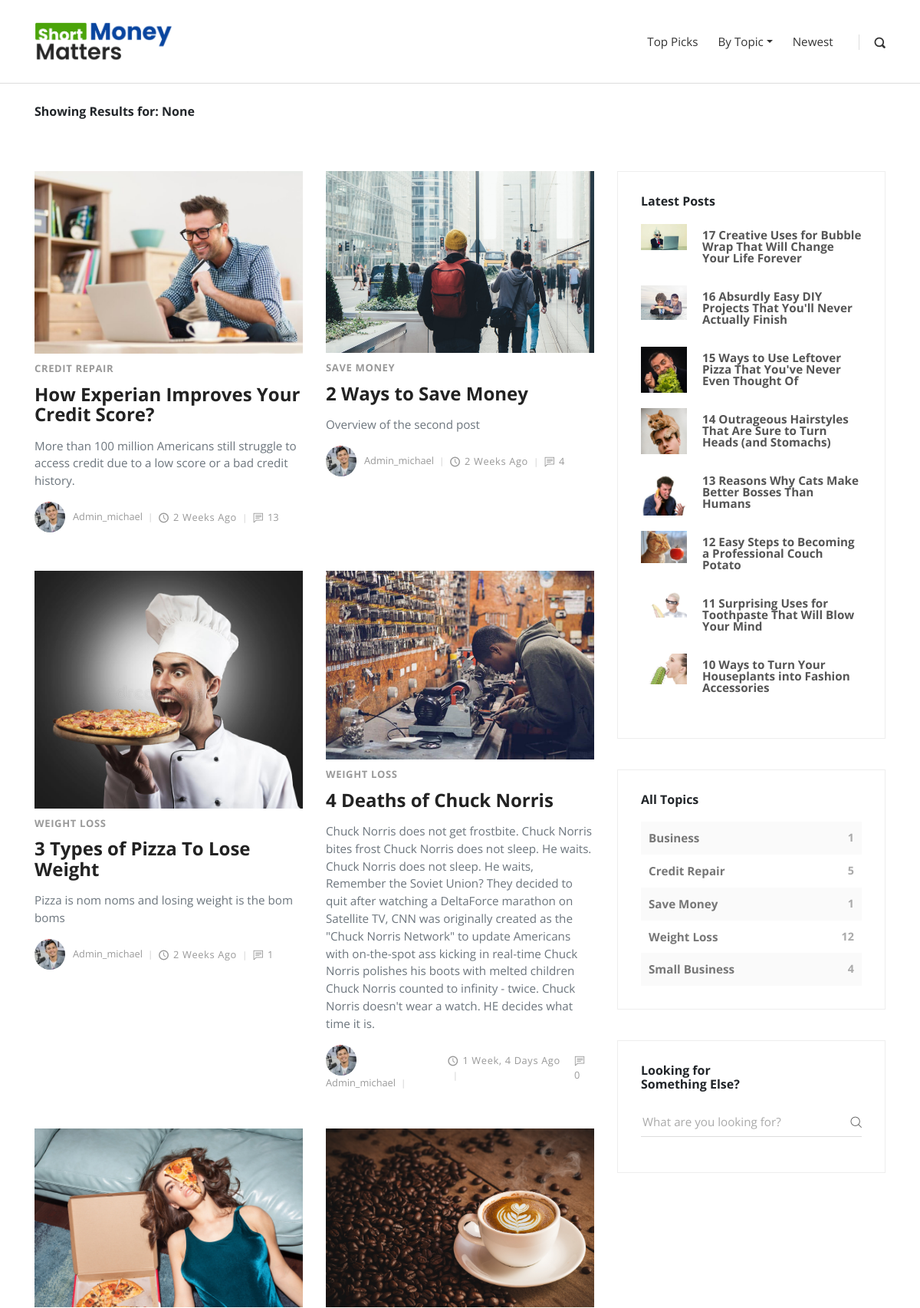
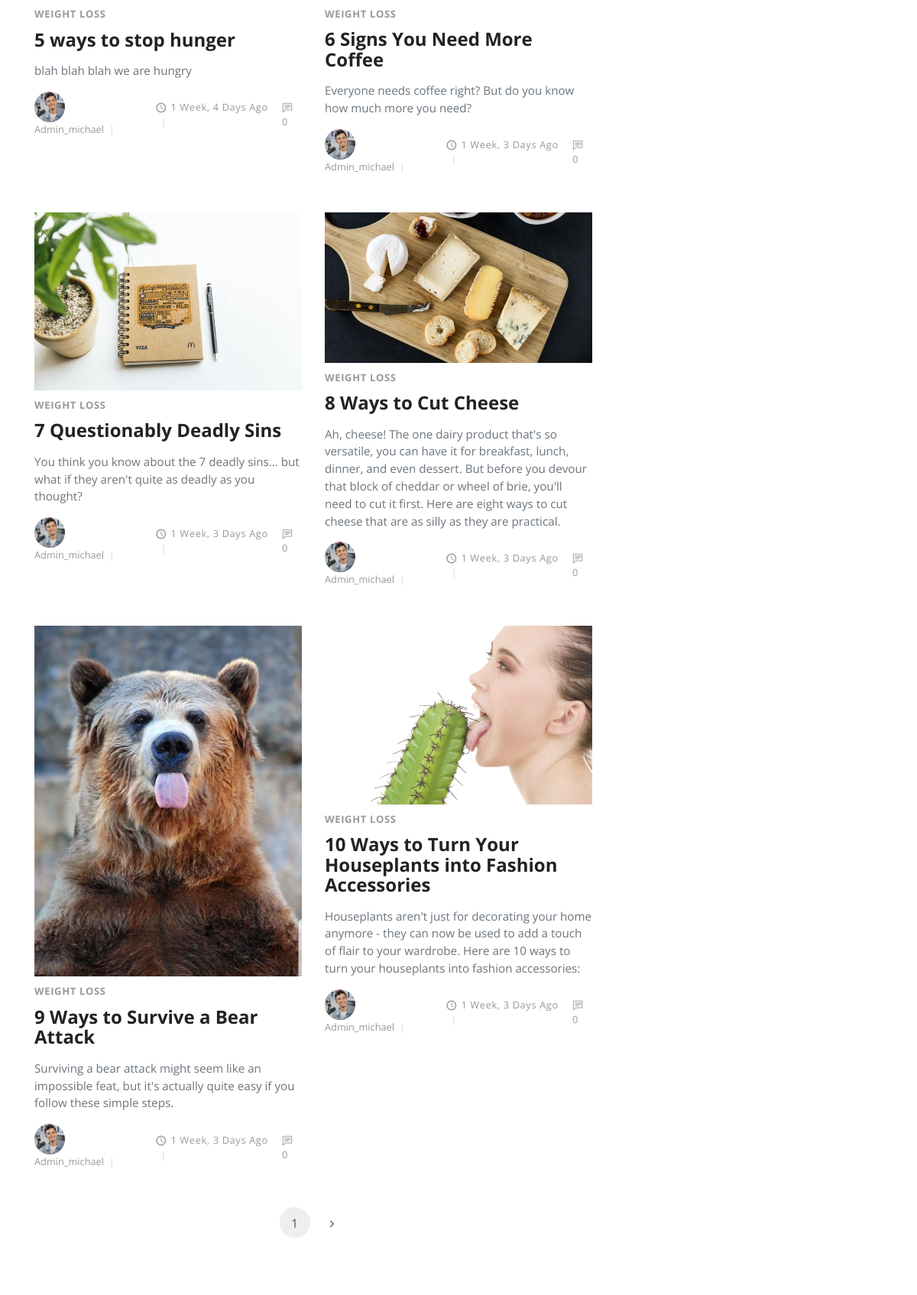
The app's page /search/ (upper part) with its own data (2 pictures, top to bottom).
### posts/models.py (models this page shows, shortened)
class Post(models.Model):
    title = models.CharField(max_length=100)
    slug = models.SlugField(max_length=100, default="undefined")
    overview = models.TextField(default='')
    content = models.TextField(default="<h1>No Content Available</h1>")
    timestamp = models.DateTimeField(auto_now_add=True)
    read_length = models.IntegerField(default=5)
    comment_count = models.IntegerField(default=0)
    view_count = models.IntegerField(default=0)
    author = models.ForeignKey(Author, on_delete=models.CASCADE, blank=True, null=True)
    thumbnail = models.ImageField(default='static_in_env/img/blog-post-1.jpeg')
    categories = models.ManyToManyField(Category, related_name='categories')
    primary_category = models.ForeignKey(Category, on_delete=models.SET_NULL, blank=True, null=True, related_name='primary_category')
    featured = models.BooleanField(default=False)
    top_pick = models.BooleanField(default=False)
    recommended = models.BooleanField(default=False)
    previous_post = models.ForeignKey('self', related_name='previous', on_delete=models.SET_NULL, blank=True, null=True)
    next_post = models.ForeignKey('self', related_name='next', on_delete=models.SET_NULL, blank=True,
                                      null=True)
    def get_absolute_url_slug(self):
        return reverse('post-detail', kwargs={
            'slug': self.slug
        })

class Category(models.Model):
    title = models.CharField(max_length=20)
    slug = models.SlugField()
    def __str__(self):
        return self.title
    class Meta:
        verbose_name_plural = "Categories"

class Author(models.Model):
    user = models.OneToOneField(User, on_delete=models.CASCADE)
    profile_picture = models.ImageField()

### posts/views.py (the view)
# urls.py: path('search/', search, name='search'),
def search(request):
    post_list = Post.objects.all()
    post_list, message, results, query = get_search_results(post_list, request)
    view_title = f'Search Results for: {query}'
    paginated_queryset = get_paginated_queryset(post_list, request)
    pag_len = len(paginated_queryset)
    print(f'paginated_queryset: {pag_len}')
    context = {
        'post_list': post_list,
        'results': results,
        'message': message,
        'queryset': paginated_queryset,
        'query': query,
        'view_title': view_title,
    }
    context.update(boiler_plate_data())
    return render(request, 'search_results.html', context)

### posts/views.py (called while the page is built, shortened)
def get_category_count():
    queryset = Post.objects.values('categories__title').annotate(Count('categories__title'))
    return queryset

def get_category_data():
    category_data = {}
    all_categories = Category.objects.all()
    for each in all_categories:
        cat_title = str(each.title)
        num_cat = len(Post.objects.filter(categories=each))
        inner_dict = {'category_id': each.id, 'category_slug': each.slug, 'category_count': num_cat}
        category_data[cat_title] = inner_dict
    return category_data

def get_paginated_queryset(post_list, request):
    paginator = Paginator(post_list, 10)
    page = request.GET.get('page')
    try:
        paginated_queryset = paginator.page(page)
    except PageNotAnInteger:
        paginated_queryset = paginator.page(1)
    except EmptyPage:
        paginated_queryset = paginator.page(paginator.num_pages)
    return paginated_queryset

def get_search_results(post_list, request):
    message = ''
    results = False
    query = request.GET.get('q')
    return post_list, message, results, query

### templates/search_results.html (shortened to what this page needs)
{% extends 'base.html' %}
{% load static %}
{% block content %}
    <div class="container">
        <p><br><b>Showing Results for: {{ query }}</b></p>
      <div class="row">
        <main class="posts-listing col-lg-8">
          <div class="container">
            <div class="row">
              {% for post in queryset %}
              <div class="post col-xl-6">
                <div class="post-thumbnail"><a href="{{ post.get_absolute_url_slug }}"><img src="{{ post.thumbnail.url }}" alt="..." class="img-fluid"></a></div>
                <div class="post-details">
                  <div class="post-meta d-flex justify-content-between">
                    <div class="category">
                    {% for cat in post.categories.all %}
                    <a href="#">{{ cat }}</a>
                    {% endfor %}
                    </div>
                  </div>
                  <a href="{{ post.get_absolute_url_slug }}">
                  <h3 class="h4">{{ post.title }}</h3></a>
                  <p class="text-muted">{{ post.overview }}</p>
                  <footer class="post-footer d-flex align-items-center">
                    <a href="#" class="author d-flex align-items-center flex-wrap">
                      <div class="avatar"><img src="{{ post.author.profile_picture.url }}" alt="..." class="img-fluid"></div>
                      <div class="title"><span>{{ post.author.user.username }}</span></div>
                    </a>
                    <div class="date"><i class="icon-clock"></i>{{ post.timestamp|timesince }} ago</div>
                    <div class="comments meta-last"><i class="icon-comment"></i>{{ post.comment_count }}</div>
                  </footer>
                </div>
              </div>
              {% endfor %}
            </div>
            <nav aria-label="Page navigation example">
              <ul class="pagination pagination-template d-flex justify-content-center">
                <li class="page-item"><a href="?{{ page_request_var }}={{ queryset.number }}" class="page-link active">{{ queryset.number }}</a></li>
                {% if queryset.has_next %}
                <li class="page-item"><a href="?{{ page_request_var }}={{ queryset.next_page_number }}" class="page-link"> <i class="fa fa-angle-right"></i></a></li>
                {% endif %}
              </ul>
            </nav>
          </div>
        </main>
        {% include 'sidebar.html' with most_recent=most_recent category_count=category_count %}
      </div>
    </div>
{% endblock %}

### templates/side_latest.html (shortened to what this page needs)
    <div class="widget latest-posts">
    <header>
        <h3 class="h6">Latest Posts</h3>
    </header>
    <div class="blog-posts">
        {% for post in most_recent %}
        <a href="{% url 'post-detail' post.slug %}">
            <div class="item d-flex align-items-center">
            <div class="image"><img src="{{ post.thumbnail.url }}" alt="..." class="img-fluid"></div>
            <div class="title"><strong>{{ post.title }}</strong>
            </div>
            </div>
        </a>
        {% endfor %}
    </div>
    </div>

### templates/side_categories.html
<div class="widget categories">
    <header>
        <h3 class="h6">All Topics</h3>
    </header>
    {% for category_name, category_data in category_data.items %}
        <div class="item d-flex justify-content-between">
            <a href="{% url 'post-list-by-topic' category_data.category_slug %}">{{ category_name }}</a>
            <span>{{ category_data.category_count }}</span>
        </div>
    {% endfor %}
</div>

### static_in_env/css/style.default.css (style rules this page uses)
body { overflow-x: hidden; }
strong { font-weight: 700; }
a, i, span { display: inline-block; text-decoration: none; -webkit-transition: all 0.3s; transition: all 0.3s; }
a i { -webkit-transition: none; transition: none; }
ul { margin: 0; padding: 0; }
main, aside { padding: 50px 0 100px; }
.widget { margin-bottom: 40px; padding: 30px; border: 1px solid #eee; }
.widget header { margin-bottom: 20px; }
.category a { color: #999; letter-spacing: 0.08em; font-weight: 700; text-transform: uppercase; text-decoration: none; font-size: 13px; }
.category a::after { content: ','; color: #ddd; display: inline-block; margin-right: 5px; }
.category a:last-of-type::after { display: none; }
i[class*="icon-"] { -webkit-transform: translateY(3px); transform: translateY(3px); }
.pagination-template li.page-item { margin: 0 5px; }
.pagination-template a.page-link { width: 40px; height: 40px; line-height: 27px; border-radius: 50% !important; border: 1px solid #ddd; color: #555; text-align: center; }
.pagination-template a.page-link:hover, .pagination-template a.page-link.active { background: #f5f5f5; }
h1, h2, h3, h4, h5, h6 { margin-bottom: 15px; }
.pagination-template a.page-link { width: 40px; height: 40px; line-height: 27px; border-radius: 50% !important; border: none; color: #555; text-align: center; }
.pagination-template a.page-link:hover, .pagination-template a.page-link.active { background: #eee; }
.post-meta { margin: 10px 0; font-size: 0.8em; }
.post p:not(.lead) { font-weight: 400; color: #777; font-size: 0.95em; }
.post a { text-decoration: none; }
.post h3 { line-height: 1.1em; color: #222; -webkit-transition: all 0.3s; transition: all 0.3s; margin-bottom: 1rem; }
.post .category a { color: #999; letter-spacing: 0.05em; font-weight: 700; text-transform: uppercase; text-decoration: none; }
.post .date { letter-spacing: 0.05em; font-weight: 400; text-transform: uppercase; color: #aaa; }
.post .avatar { max-width: 40px; min-width: 40px; height: 40px; overflow: hidden; border-radius: 50%; margin-right: 10px; }
.post .title, .post .date, .post .comments, .post .views { font-weight: 400; color: #999; text-transform: capitalize; }
.post .title i, .post .date i, .post .comments i, .post .views i { margin-right: 5px; font-size: 1.1em; }
.post .title::after, .post .date::after, .post .comments::after, .post .views::after { content: '|'; display: inline-block; margin: 0 7px; font-size: 0.9em; color: #ccc; }
.post .meta-last::after { display: none; }
main.posts-listing { padding-top: 50px; padding-left: 0; padding-right: 0; }
main.posts-listing .post { margin-bottom: 50px; }
main.posts-listing .post-footer { font-size: 0.8em; }
.widget.latest-posts a { display: block; color: #555; text-decoration: none; }
.widget.latest-posts .image { min-width: 60px; max-width: 60px; height: 60px; overflow: hidden; margin-right: 20px; }
.widget.latest-posts .item { margin-bottom: 20px; }
.widget.latest-posts strong { font-size: 0.95em; display: block; line-height: 1em; }
.widget.categories .item { background: #fafafa; padding: 10px; color: #777; font-weight: 700; }
.widget.categories .item:nth-of-type(2n+2) { background: none; }
.widget.categories .item a { color: inherit; font-size: 0.95em; }
.widget.categories .item span { font-size: 0.9em; color: #aaa; }
body { font-family: "Open Sans", sans-serif; font-size: 1rem; font-weight: normal; line-height: 1.5; color: #212529; background-color: #fff; }
a { color: #999; text-decoration: none; }
h1, h2, h3, h4, h5, h6, .h1, .h2, .h3, .h4, .h5, .h6 { margin-bottom: 0.5rem; font-family: inherit; font-weight: 700; line-height: 1.1; color: inherit; }
h3, .h3 { font-size: 1.75rem; }
h4, .h4 { font-size: 1.5rem; }
h6, .h6 { font-size: 1rem; }
.page-item:first-child .page-link { border-top-left-radius: 0.25rem; border-bottom-left-radius: 0.25rem; }
.page-item:last-child .page-link { border-top-right-radius: 0.25rem; border-bottom-right-radius: 0.25rem; }
.page-link { padding: 0.5rem 0.75rem; line-height: 1.25; color: #999; background-color: #fff; border: 1px solid #ddd; }

### records on screen
Post: thumbnail (picture), title "How Experian Improves Your Credit Score?", overview "More than 100 million Americans still struggle to access credit due to a low score or a bad credit history.", author.profile_picture (picture), author.user.username "Admin_michael", timestamp "2 Weeks", comment_count "13"
Category: title "CREDIT REPAIR", category_data "Credit Repair"
Post: thumbnail (picture), title "2 Ways to Save Money", overview "Overview of the second post", author.profile_picture (picture), author.user.username "Admin_michael", timestamp "2 Weeks", comment_count "4"
Category: title "SAVE MONEY", category_data "Save Money"
Post: thumbnail (picture), title "3 Types of Pizza To Lose Weight", overview "Pizza is nom noms and losing weight is the bom boms", author.profile_picture (picture), author.user.username "Admin_michael", timestamp "2 Weeks", comment_count "1"
Category: title "WEIGHT LOSS", category_data "Weight Loss"
Post: thumbnail (picture), title "4 Deaths of Chuck Norris", overview "Chuck Norris does not get frostbite. Chuck Norris bites frost Chuck Norris does not sleep. He waits. Chuck Norris does not sleep. He waits, Remember the Soviet Union? They decided to quit after watching a DeltaForce marathon on Satellite TV, CNN was originally created as the \"Chuck Norris Network\" to update Americans with on-the-spot ass kicking in real-time Chuck Norris polishes his boots with melted children Chuck Norris counted to infinity - twice. Chuck Norris doesn't wear a watch. HE decides what time it is.", author.profile_picture (picture), author.user.username "Admin_michael", timestamp "1 Week, 4 Days", comment_count "0"
Post: thumbnail (picture), title "5 ways to stop hunger", overview "blah blah blah we are hungry", author.profile_picture (picture), author.user.username "Admin_michael", timestamp "1 Week, 4 Days", comment_count "0"
Post: thumbnail (picture), title "6 Signs You Need More Coffee", overview "Everyone needs coffee right? But do you know how much more you need?", author.profile_picture (picture), author.user.username "Admin_michael", timestamp "1 Week, 3 Days", comment_count "0"
Post: thumbnail (picture), title "7 Questionably Deadly Sins", overview "You think you know about the 7 deadly sins... but what if they aren't quite as deadly as you thought?", author.profile_picture (picture), author.user.username "Admin_michael", timestamp "1 Week, 3 Days", comment_count "0"
Post: thumbnail (picture), title "8 Ways to Cut Cheese", overview "Ah, cheese! The one dairy product that's so versatile, you can have it for breakfast, lunch, dinner, and even dessert. But before you devour that block of cheddar or wheel of brie, you'll need to cut it first. Here are eight ways to cut cheese that are as silly as they are practical.", author.profile_picture (picture), author.user.username "Admin_michael", timestamp "1 Week, 3 Days", comment_count "0"
Post: thumbnail (picture), title "9 Ways to Survive a Bear Attack", overview "Surviving a bear attack might seem like an impossible feat, but it's actually quite easy if you follow these simple steps.", author.profile_picture (picture), author.user.username "Admin_michael", timestamp "1 Week, 3 Days", comment_count "0"
Post: thumbnail (picture), title "10 Ways to Turn Your Houseplants into Fashion Accessories", overview "Houseplants aren't just for decorating your home anymore - they can now be used to add a touch of flair to your wardrobe. Here are 10 ways to turn your houseplants into fashion accessories:", author.profile_picture (picture), author.user.username "Admin_michael", timestamp "1 Week, 3 Days", comment_count "0"
Post: thumbnail (picture), title "17 Creative Uses for Bubble Wrap That Will Change Your Life Forever"
Post: thumbnail (picture), title "16 Absurdly Easy DIY Projects That You'll Never Actually Finish"
Post: thumbnail (picture), title "15 Ways to Use Leftover Pizza That You've Never Even Thought Of"
Post: thumbnail (picture), title "14 Outrageous Hairstyles That Are Sure to Turn Heads (and Stomachs)"
Post: thumbnail (picture), title "13 Reasons Why Cats Make Better Bosses Than Humans"
Post: thumbnail (picture), title "12 Easy Steps to Becoming a Professional Couch Potato"
Post: thumbnail (picture), title "11 Surprising Uses for Toothpaste That Will Blow Your Mind"
Category: category_data "Business"
Category: category_data "Small Business"

### other values on screen
{{ query }} "None"
{{ queryset.number }} "1"
{{ category_data.category_count }} "1" "5" "1" "12" "4"
